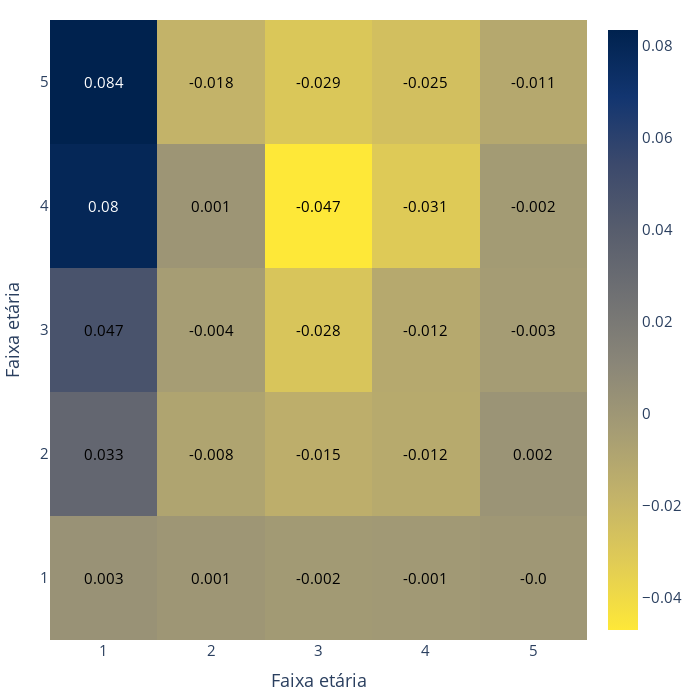

The notebook cell this image was saved under:
### Code cell
matrix_k = np.loadtxt("./C/output/modelo/matrix_0.00.txt").astype(int)
result = []
for i in range(5):
    M = matrix_k[matrix_k.T[0] == i][:,1:]
    kzinho = np.sum(M,axis = 1)

    M = M /  kzinho[:, np.newaxis]
    result.append(np.mean(M,axis=0))
result = np.array(result)
result = result - B
heat_map(result,np.array(range(1,6)),np.array(range(1,6)),'modelo')

### Figure 1 — Plotly figure (JSON) as saved in the notebook; plotly's stock layout.template omitted (floating-point values rounded to 4 significant figures)
{"data": [{"colorscale": [[0, "#fee838"], [0.1111, "#e1cc55"], [0.2222, "#c3b369"], [0.3333, "#a59c74"], [0.4444, "#8a8678"], [0.5556, "#707173"], [0.6667, "#575d6d"], [0.7778, "#3b496c"], [0.8889, "#123570"], [1, "#00224e"]], "type": "heatmap", "z": [[0.002978, 0.0005628, -0.001919, -0.001185, -0.0004368], [0.03322, -0.008267, -0.01489, -0.0122, 0.002124], [0.04731, -0.004003, -0.02825, -0.01163, -0.003433], [0.07964, 0.0008392, -0.04694, -0.03106, -0.002483], [0.08352, -0.01798, -0.02926, -0.02515, -0.01113]]}], "layout": {"annotations": [{"font": {"color": "black"}, "showarrow": false, "text": "0.003", "x": 0, "xref": "x", "y": 0, "yref": "y"}, {"font": {"color": "black"}, "showarrow": false, "text": "0.001", "x": 1, "xref": "x", "y": 0, "yref": "y"}, {"font": {"color": "black"}, "showarrow": false, "text": "-0.002", "x": 2, "xref": "x", "y": 0, "yref": "y"}, {"font": {"color": "black"}, "showarrow": false, "text": "-0.001", "x": 3, "xref": "x", "y": 0, "yref": "y"}, {"font": {"color": "black"}, "showarrow": false, "text": "-0.0", "x": 4, "xref": "x", "y": 0, "yref": "y"}, {"font": {"color": "black"}, "showarrow": false, "text": "0.033", "x": 0, "xref": "x", "y": 1, "yref": "y"}, {"font": {"color": "black"}, "showarrow": false, "text": "-0.008", "x": 1, "xref": "x", "y": 1, "yref": "y"}, {"font": {"color": "black"}, "showarrow": false, "text": "-0.015", "x": 2, "xref": "x", "y": 1, "yref": "y"}, {"font": {"color": "black"}, "showarrow": false, "text": "-0.012", "x": 3, "xref": "x", "y": 1, "yref": "y"}, {"font": {"color": "black"}, "showarrow": false, "text": "0.002", "x": 4, "xref": "x", "y": 1, "yref": "y"}, {"font": {"color": "black"}, "showarrow": false, "text": "0.047", "x": 0, "xref": "x", "y": 2, "yref": "y"}, {"font": {"color": "black"}, "showarrow": false, "text": "-0.004", "x": 1, "xref": "x", "y": 2, "yref": "y"}, {"font": {"color": "black"}, "showarrow": false, "text": "-0.028", "x": 2, "xref": "x", "y": 2, "yref": "y"}, {"font": {"color": "black"}, "showarrow": false, "text": "-0.012", "x": 3, "xref": "x", "y": 2, "yref": "y"}, {"font": {"color": "black"}, "showarrow": false, "text": "-0.003", "x": 4, "xref": "x", "y": 2, "yref": "y"}, {"font": {"color": "white"}, "showarrow": false, "text": "0.08", "x": 0, "xref": "x", "y": 3, "yref": "y"}, {"font": {"color": "black"}, "showarrow": false, "text": "0.001", "x": 1, "xref": "x", "y": 3, "yref": "y"}, {"font": {"color": "black"}, "showarrow": false, "text": "-0.047", "x": 2, "xref": "x", "y": 3, "yref": "y"}, {"font": {"color": "black"}, "showarrow": false, "text": "-0.031", "x": 3, "xref": "x", "y": 3, "yref": "y"}, {"font": {"color": "black"}, "showarrow": false, "text": "-0.002", "x": 4, "xref": "x", "y": 3, "yref": "y"}, {"font": {"color": "white"}, "showarrow": false, "text": "0.084", "x": 0, "xref": "x", "y": 4, "yref": "y"}, {"font": {"color": "black"}, "showarrow": false, "text": "-0.018", "x": 1, "xref": "x", "y": 4, "yref": "y"}, {"font": {"color": "black"}, "showarrow": false, "text": "-0.029", "x": 2, "xref": "x", "y": 4, "yref": "y"}, {"font": {"color": "black"}, "showarrow": false, "text": "-0.025", "x": 3, "xref": "x", "y": 4, "yref": "y"}, {"font": {"color": "black"}, "showarrow": false, "text": "-0.011", "x": 4, "xref": "x", "y": 4, "yref": "y"}], "font": {"size": 15}, "height": 700, "margin": {"b": 20, "l": 20, "r": 20, "t": 20}, "paper_bgcolor": "rgba(0,0,0,0)", "width": 700, "xaxis": {"tickfont": {"size": 15}, "ticktext": [1, 2, 3, 4, 5], "tickvals": [0, 1, 2, 3, 4], "title": {"text": "Faixa etária"}}, "yaxis": {"tickfont": {"size": 15}, "ticktext": [1, 2, 3, 4, 5], "tickvals": [0, 1, 2, 3, 4], "title": {"text": "Faixa etária"}}}}
